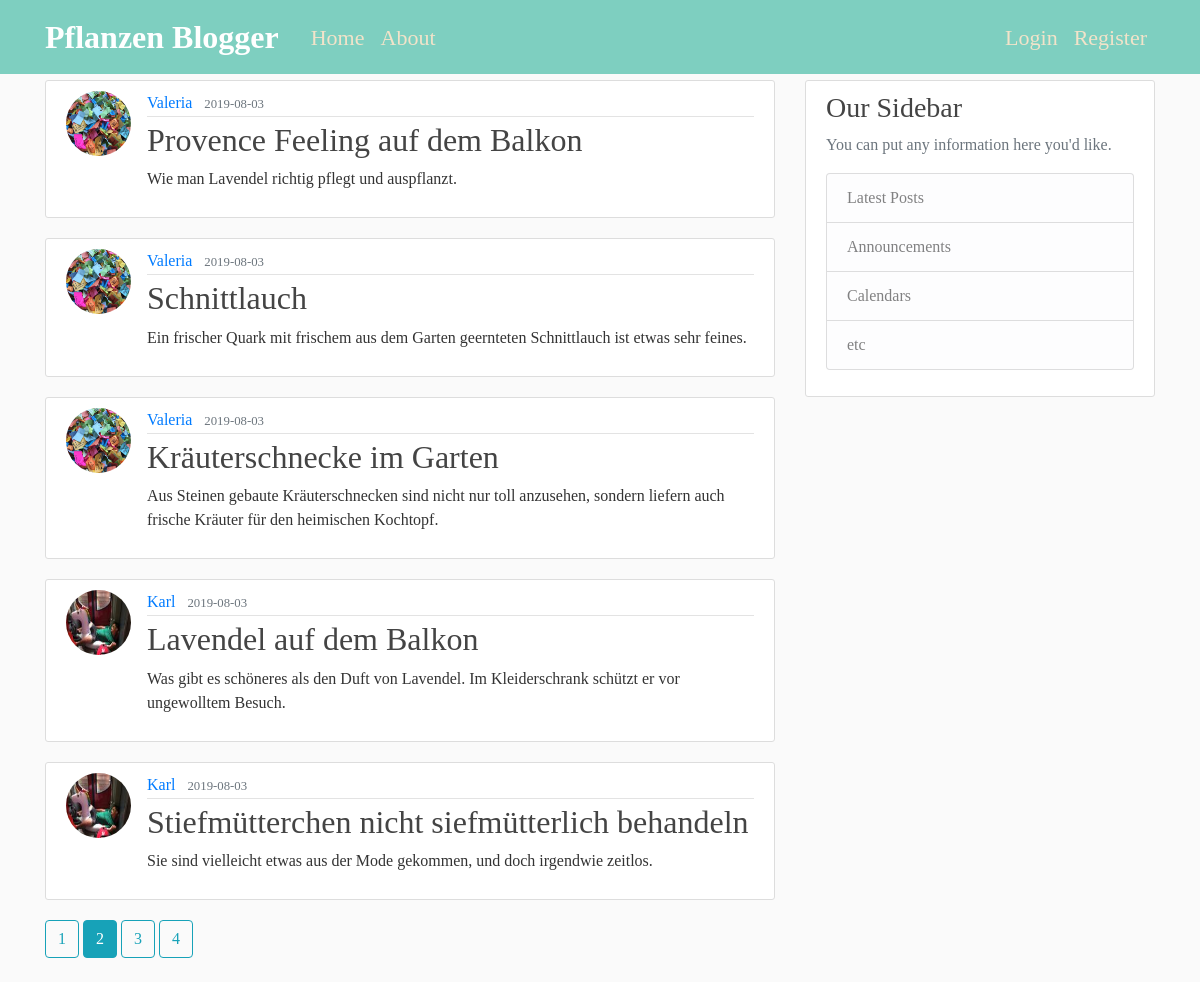
The page /home?page=2 on the database its author committed.
### flaskblog/models.py (models this page shows, shortened)
class Post(db.Model):
    id = db.Column(db.Integer, primary_key=True)
    title = db.Column(db.String(100), nullable=False)
    date_posted = db.Column(db.DateTime, nullable=False, default=datetime.utcnow)
    content = db.Column(db.Text, nullable=False)
    user_id = db.Column(db.Integer, db.ForeignKey('user.id'), nullable=False)

class User(db.Model, UserMixin):
    id = db.Column(db.Integer, primary_key=True)
    username = db.Column(db.String(20), unique=True, nullable=False)
    email = db.Column(db.String(100), unique=True, nullable=False)
    image_file = db.Column(db.String(20), nullable=False, default='default.jpg')
    password = db.Column(db.String(60), nullable=False)
    posts = db.relationship('Post', backref='author', lazy=True)

### flaskblog/routes.py (the view)
@app.route('/')
@app.route('/home')
def home():
    page = request.args.get('page', 1, type=int)
    posts = Post.query.order_by(Post.date_posted.desc()).paginate(page=page, per_page=5)
    return render_template('home.html', posts=posts)

### flaskblog/templates/home.html
{% extends 'layout.html' %}
{% block content%}
  {% for post in posts.items %}
  <article class="media content-section">
    <img class="rounded-circle article-img" src="{{ url_for('static', filename='profil_pics/' + post.author.image_file) }}">
    <div class="media-body">
      <div class="article-metadata">
        <a class="mr-2" href="{{ url_for('user_posts', username=post.author.username) }}">{{ post.author.username }}</a>
        <small class="text-muted">{{ post.date_posted.strftime('%Y-%m-%d') }}</small>
      </div>
      <h2><a class="article-title" href="{{ url_for('post', post_id=post.id) }}">{{ post.title }}</a></h2>
      <p class="article-content">{{ post.content }}</p>
    </div>
  </article>
  {% endfor %}
  {% for page_num in posts.iter_pages(left_edge=1, right_edge=1, left_current=1, right_current=2) %}
    {% if page_num %}
      {% if posts.page == page_num %}
       <a class="btn btn-info mb-4" href="{{ url_for('home', page=page_num) }}"> {{ page_num }}</a>
      {% else %}
        <a class="btn btn-outline-info mb-4" href="{{ url_for('home', page=page_num) }}"> {{ page_num }}</a>
      {% endif %}
    {% else %}
      ...
    {% endif %}
    {% endfor %}
{% endblock content %}

### flaskblog/static/main.css (style rules this page uses)
body { background: #fafafa; color: #333333; margin-top: 5rem; font-family: Avenir; }
h1, h2, h3, h4, h5, h6 { color: #444444; }
.content-section { background: #ffffff; padding: 10px 20px; border: 1px solid #dddddd; border-radius: 3px; margin-bottom: 20px; }
.article-title { color: #444444; }
.article-content { white-space: pre-line; }
.article-img { height: 65px; width: 65px; margin-right: 16px; }
.article-metadata { padding-bottom: 1px; margin-bottom: 4px; border-bottom: 1px solid #e3e3e3 }

### rows shown on the page
Post: image_file (placeholder picture), author.username "Valeria", date_posted "2019-08-03", title "Provence Feeling auf dem Balkon", content "Wie man Lavendel richtig pflegt und auspflanzt."
Post: image_file (placeholder picture), author.username "Valeria", date_posted "2019-08-03", title "Schnittlauch", content "Ein frischer Quark mit frischem aus dem Garten geernteten Schnittlauch ist etwas sehr feines."
Post: image_file (placeholder picture), author.username "Valeria", date_posted "2019-08-03", title "Kräuterschnecke im Garten", content "Aus Steinen gebaute Kräuterschnecken sind nicht nur toll anzusehen, sondern liefern auch frische Kräuter für den heimischen Kochtopf."
Post: image_file (picture), author.username "Karl", date_posted "2019-08-03", title "Lavendel auf dem Balkon", content "Was gibt es schöneres als den Duft von Lavendel. Im Kleiderschrank schützt er vor ungewolltem Besuch."
Post: image_file (picture), author.username "Karl", date_posted "2019-08-03", title "Stiefmütterchen nicht siefmütterlich behandeln", content "Sie sind vielleicht etwas aus der Mode gekommen, und doch irgendwie zeitlos."

### other values the page prints
{{ page_num }} "1" "3" "4"
{{ page_num }} "2"
